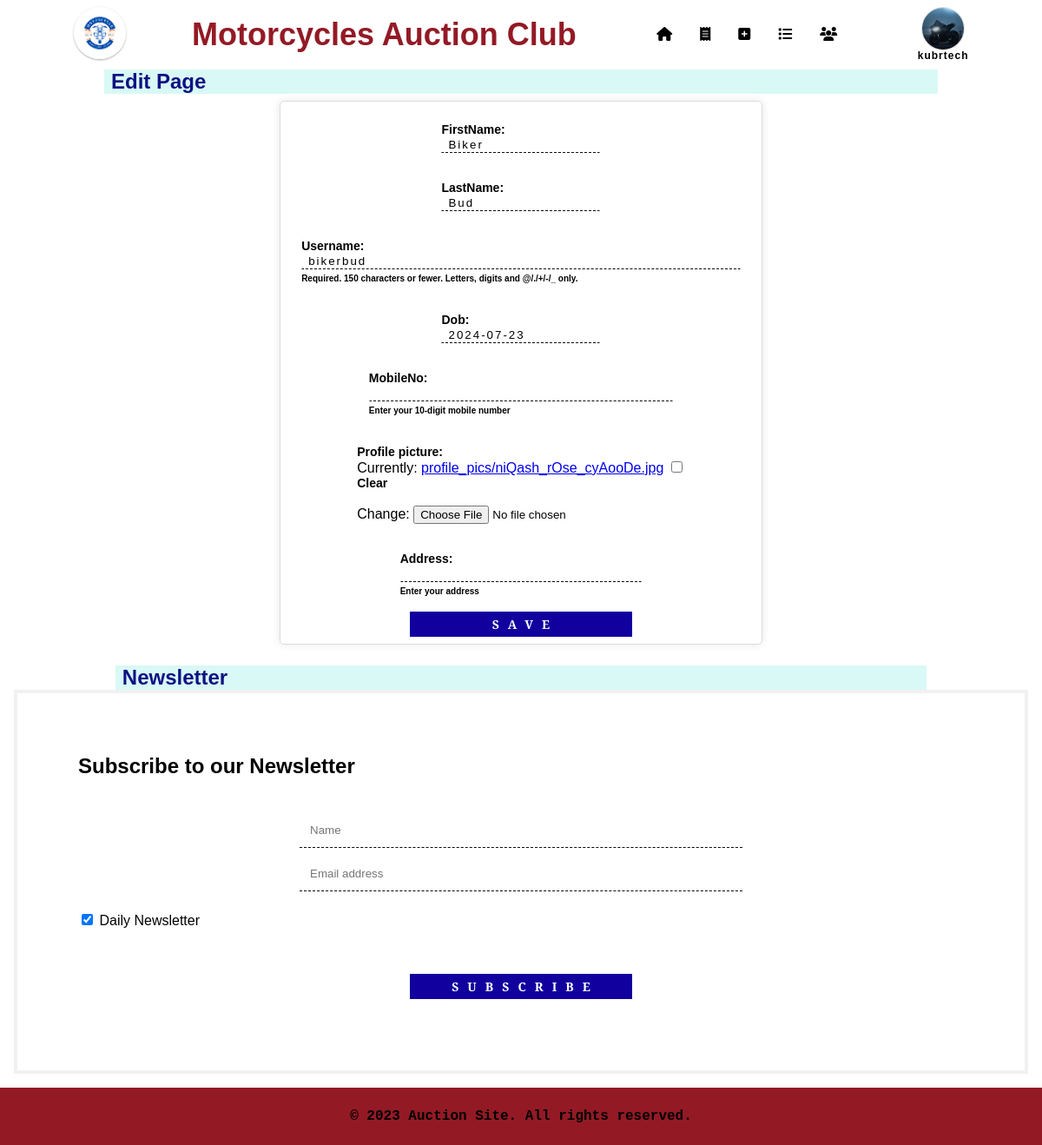
/bikerbud/profile/edit/ (signed in), run on the app's committed database.
### auction/models.py (models this page shows, shortened)
class User(AbstractUser):
    name = models.CharField(default="", max_length=20)
    firstName = models.CharField(default="", max_length=20)
    lastName = models.CharField(default="", max_length=20)
    dob = models.DateField()
    profile_picture = models.ImageField(
        upload_to="profile_pics/", null=True, blank=True
    )
    dob = models.DateField(default=date.today)
    mobileNo = models.CharField(
        max_length=15,
        validators=[
            RegexValidator(
                regex=r"^\d{10}$", message="Enter a valid 10-digit mobile number."
            )
        ],
        help_text="Enter your 10-digit mobile number",
        null=True,
        blank=True,
    )
    address = models.CharField(
        max_length=255, help_text="Enter your address", null=True, blank=True
    )

### auction/views.py (the view)
# urls.py: path('<str:username>/profile/edit/', views.edit_profile, name='edit_profile'),
@login_required
def edit_profile(request, username):
    current_user = request.user
    site_name = "Motorcycles Auction Club"
    user_instance = get_object_or_404(User, username=username)
    if request.method == "POST":
        form = UserProfileForm(request.POST, request.FILES, instance=user_instance)
        if form.is_valid():
            form.save()
            return redirect(
                "user_profile", username=username
            )  # Redirect to the user profile page
    else:
        form = UserProfileForm(instance=user_instance)
    return render(request, "auction/edit.html", {"form": form, "site_name": site_name})

### auction/forms.py
class UserProfileForm(forms.ModelForm):
    class Meta:
        model = User
        fields = [
            "firstName",
            "lastName",
            "username",
            "dob",
            "mobileNo",
            "profile_picture",
            "address",
        ]

### auction/templates/auction/edit.html (shortened to what this page needs)
{% extends "auction/layout.html" %}
{% load static %}
{% block body %}
<main class="main" id="main">
     <div class="content-heading-container">
          <h1 class="content-heading">Edit Page</h1>
      </div>
     <div class="edit-user-data">
          <form class="edit-user-form" method="post" enctype="multipart/form-data" action="{% url 'user_profile' username=user.username %}">
               <div class="edit-form-data">
                    {{ form.as_p }}
               </div>
               <button type="submit" value="Save" class="buttonOne" role="button">Save</button>
          </form>
     </div>
</main>
{% endblock %}

### auction/templates/auction/layout.html (shortened to what this page needs)
{% load static %}
<!DOCTYPE html>
<html lang="en">
<head>
  <link rel="stylesheet" type="text/css" href="{% static 'auction/css/styles4.css' %}" />
  <link rel="stylesheet" href="https://cdnjs.cloudflare.com/ajax/libs/font-awesome/4.7.0/css/font-awesome.min.css" />
  <link rel="stylesheet" href="https://cdnjs.cloudflare.com/ajax/libs/font-awesome/6.4.0/css/all.min.css">
</head>
<body>
  <header id="header">
    <a href="{% url 'index' %}"><img class="logo" src="{% static 'auction/images/logo.png' %}" alt="Logo" /></a>
    <div class="site-name">
      <a href="{% url 'index' %}">
        <p>{{ site_name }}</p>
      </a>
    </div>
    <nav class="nav">
      <ul class="nav-menu">
        <li class="nav-item">
          <a id="navLink" class="nav-link" href="{% url 'index' %}"><span class="tooltip"><i
                class="fa-solid fa-house"></i><span class="tooltiptext">Home</span></span></a>
        </li>
        <li class="nav-item">
          <a id="navLink" class="nav-link" href="{% url 'active_listing' %}"><span class="tooltip"><i
                class="fa-solid fa-receipt"></i><span class="tooltiptext">Active Listings</span></span></a>
        </li>
        {% if user.is_authenticated %}
        <li class="nav-item">
          <a class="nav-link" href="{% url 'create' %}"><span class="tooltip"><i
                class="fa-solid fa-square-plus"></i><span class="tooltiptext">Create</span></span></a>
        </li>
        <li class="nav-item">
          <a class="nav-link" href="{% url 'watchlist' username=request.user.username %}"><span class="tooltip"><i
                class="fa-solid fa-list"></i><span class="tooltiptext">Watchlist</span></span></a>
        </li>
        <li class="nav-item">
          <a class="nav-link" href="{% url 'users' %}"><span class="tooltip"><i class="fa-solid fa-users"></i></span></a>
        </li>
        {% endif %}
      </ul>
    </nav>
    <div class="sign-in-auth">
      {% if user.is_authenticated %}
      <div class="profile-container">
        <a href="{% url 'user_profile' username=user.username %}" class="profile-link">
          <img class="profile-image"
            src="{% if user.profile_picture %}{{ user.profile_picture.url }}{% else %}{% static 'auction/images/user.png' %}{% endif %}"
            alt="{% if user.profile_picture %}{{ user.username }}'s Profile Picture{% else %}Default Profile Picture{% endif %}" />
        </a>
      </div>
      <div class="sign-in" id="sign-in">
        <p><strong>{{ user.username }}</strong></p>
      </div>
      {% endif %}
    </div>
  </header>
{% block body %}
{% endblock %}
{% block newsletter %}
<section class="news-letter-section">
  <div class="content-heading-container">
    <h3 class="content-heading">Newsletter</h3>
  </div>
  <form class="newsletter-form" action="action_page.php">
    <div class="news-letter-container">
      <h2>Subscribe to our Newsletter</h2>
    </div>
    <div class="news-letter-container" style="background-color:white">
      <input type="text" placeholder="Name" name="name" required>
      <input type="text" placeholder="Email address" name="mail" required>
      <label>
        <input type="checkbox" checked="checked" name="subscribe"> Daily Newsletter
      </label>
    </div>
    <div class="subscribe-btn">
      <button type="submit" class="buttonOne" role="button">Subscribe</button>
    </div>
  </form>
</section>
{% endblock newsletter %}
<footer>
  <div class="footer-content">
    <p>&copy; 2023 Auction Site. All rights reserved.</p>
  </div>
</footer>
</body>
</html>

### data on the page
User: profile_picture (picture), username "kubrtech"
User: firstName "Biker", lastName "Bud", username "bikerbud", dob "2024-07-23"

### other printed values
{{ site_name }} "Motorcycles Auction Club"
